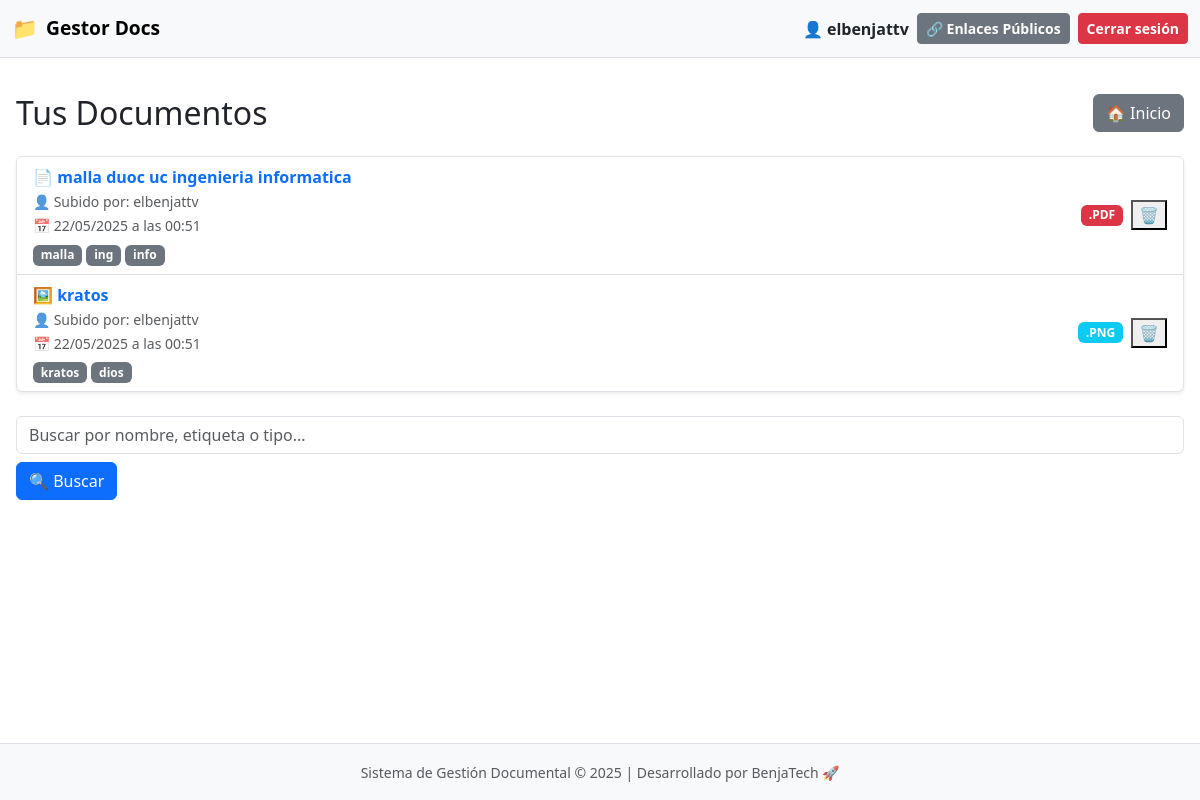
The page /lista/ (signed in) on the database as committed earlier.
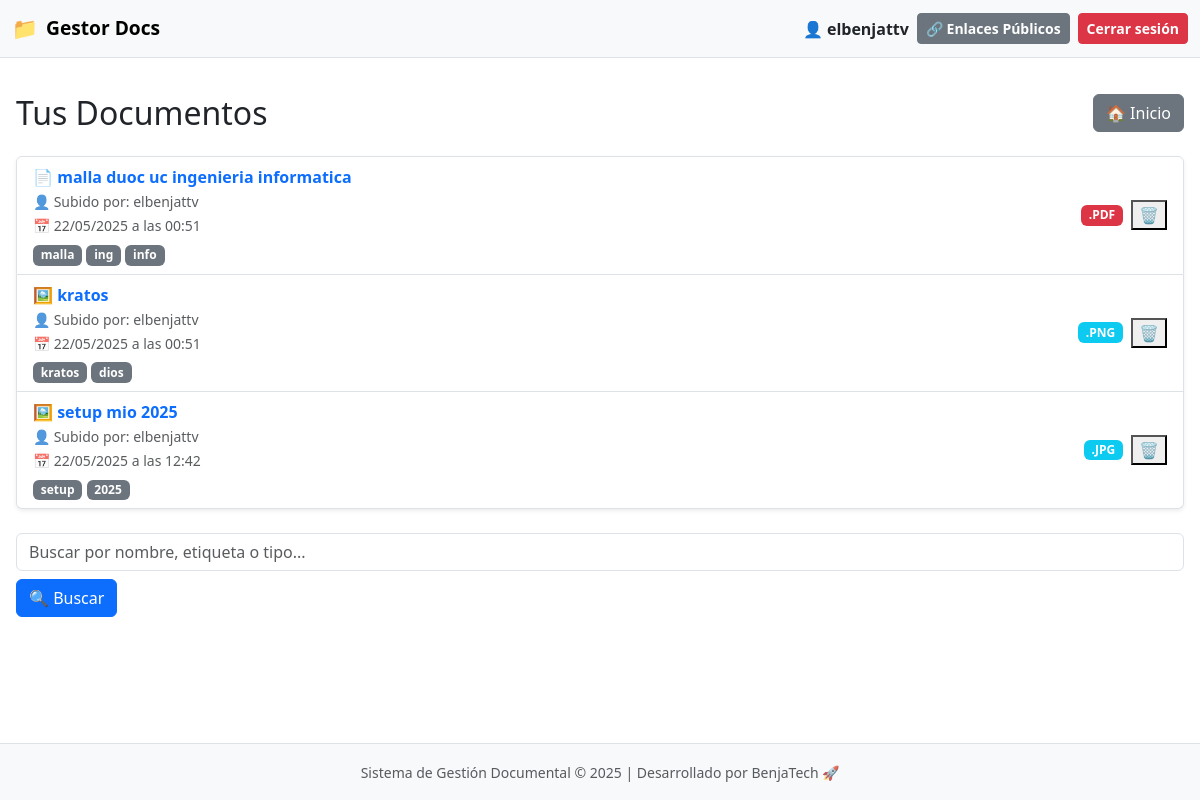
The same page on the database as committed later.
### documentos/models.py (models this page shows, shortened)
class Documento(models.Model):
    nombre = models.CharField(max_length=200)
    archivo = models.FileField(upload_to='documentos/')
    etiquetas = models.CharField(max_length=100, blank=True)
    fecha_subida = models.DateTimeField(auto_now_add=True)
    usuario = models.ForeignKey(User, on_delete=models.CASCADE)
    enlace_publico = models.UUIDField(default=uuid.uuid4, unique=True, editable=False, null=True, blank=True)
    expiracion_enlace = models.DateTimeField(blank=True, null=True)
    fecha_expiracion = models.DateTimeField(null=True, blank=True)
    activo = models.BooleanField(default=True)

### documentos/views.py (the view)
# urls.py: path('lista/', views.listar_documentos, name='lista'),
@login_required
def listar_documentos(request):
    if request.user.is_superuser:
        documentos = Documento.objects.all()
    else:
        documentos = Documento.objects.filter(usuario=request.user)
    for doc in documentos:
        if doc.etiquetas:
            doc.etiquetas_lista = [e.strip() for e in doc.etiquetas.split(',')]
        else:
            doc.etiquetas_lista = []
    return render(request, 'documentos/lista.html', {'documentos': documentos})

### documentos/templates/documentos/lista.html (shortened to what this page needs)
{% extends 'documentos/base.html' %}
{% load etiquetas_tags %}
{% block content %}
<div class="header d-flex justify-content-between align-items-center flex-wrap gap-3 mb-4">
  <h2 class="mb-0">Tus Documentos</h2>
  <a href="{% url 'documentos:home' %}" class="btn btn-secondary">🏠 Inicio</a>
</div>
{% if documentos %}
  <ul class="list-group shadow-sm">
    {% for doc in documentos %}
      <li class="list-group-item d-flex justify-content-between align-items-center flex-wrap gap-3">
        <div class="flex-grow-1">
          {% with ext=doc.archivo.name|slice:"-4:"|lower %}
            {% if ext == ".pdf" %}
              📄
            {% elif ext == ".doc" or ext == "docx" %}
              📝
            {% elif ext == ".xls" or ext == "xlsx" %}
              📊
            {% elif ext == ".png" or ext == ".jpg" %}
              🖼️
            {% else %}
              📁
            {% endif %}
          {% endwith %}
          <a href="{% url 'documentos:previsualizar' doc.id %}" class="fw-semibold text-decoration-none text-primary">
            {{ doc.nombre }}
          </a>
          <br>
          <small class="text-muted">👤 Subido por: {{ doc.usuario.username }}</small><br>
          <small class="text-muted">📅 {{ doc.fecha_subida|date:"d/m/Y" }} a las {{ doc.fecha_subida|date:"H:i" }}</small>
          {% if doc.etiquetas_lista %}
            <div class="mt-1">
              {% for etiqueta in doc.etiquetas_lista %}
                <span class="badge bg-secondary">{{ etiqueta }}</span>
              {% endfor %}
            </div>
          {% endif %}
        </div>
        <div class="d-flex align-items-center gap-2">
          {% with ext=doc.archivo.name|slice:"-4:"|upper %}
            {% if ext == ".PDF" %}
              <span class="badge bg-danger">{{ ext }}</span>
            {% elif ext == ".JPG" or ext == ".PNG" %}
              <span class="badge bg-info">{{ ext }}</span>
            {% elif ext == ".DOC" or ext == "XLSX" %}
              <span class="badge bg-warning text-dark">{{ ext }}</span>
            {% else %}
              <span class="badge bg-dark">{{ ext }}</span>
            {% endif %}
          {% endwith %}
          <button class="delete-btn" onclick='confirmDelete({{ doc.id }}, "{{ doc.nombre|escapejs }}")' title="Eliminar documento">🗑️</button>
        </div>
      </li>
    {% endfor %}
  </ul>
{% else %}
  <div class="alert alert-secondary text-center mt-4">
    <p class="mb-2">No tienes documentos aún.</p>
    <a href="{% url 'documentos:subir' %}" class="btn btn-success">＋ Subir tu primer documento</a>
  </div>
{% endif %}
<form method="get" action="{% url 'documentos:buscar' %}" class="search-form mt-4 d-flex flex-wrap gap-2">
  <input type="text" name="q" placeholder="Buscar por nombre, etiqueta o tipo..." class="form-control">
  <button type="submit" class="btn btn-primary">🔍 Buscar</button>
</form>
{% endblock %}

Rows that differ between the two databases and show on the page:
added Documento: nombre "setup mio 2025", usuario.username "elbenjattv", fecha_subida "22/05/2025", fecha_subida "12:42", etiquetas_lista "setup" "2025", archivo ".JPG"
